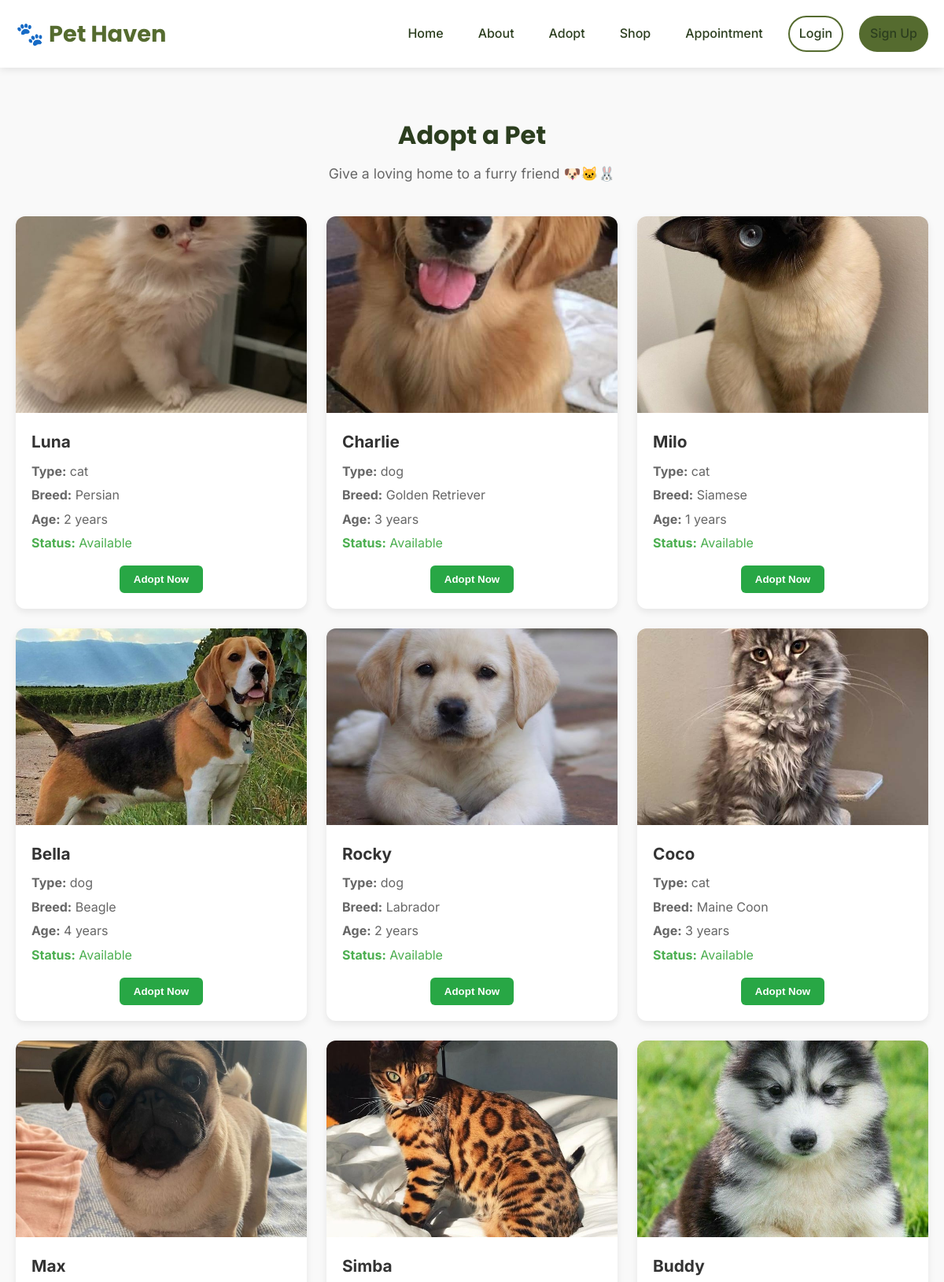
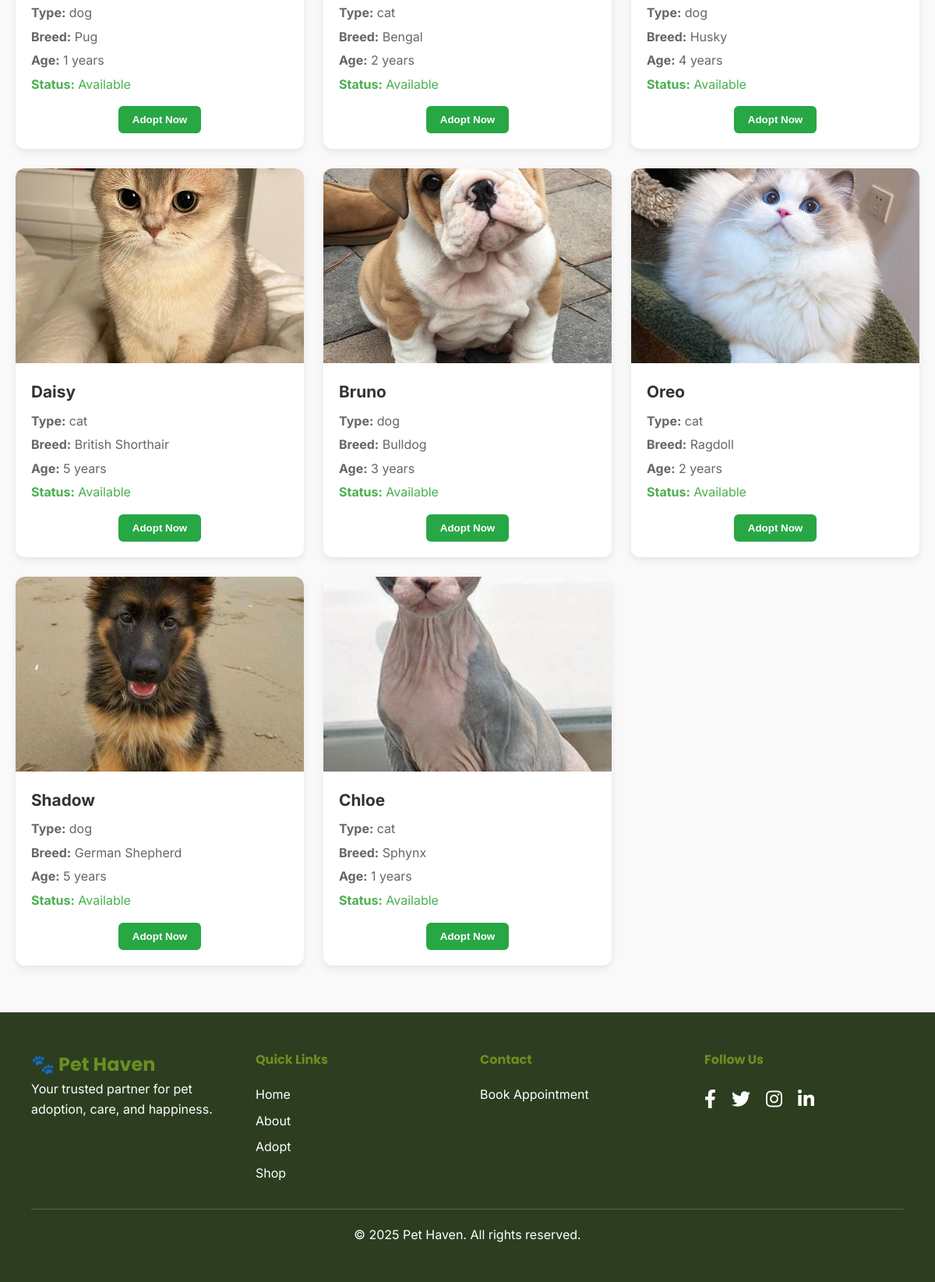
Screenshot of /adopt.php with the database file from the repository (2 pictures, top to bottom).
### tables this page shows
CREATE TABLE Pets (
    pet_id INT PRIMARY KEY,
    name VARCHAR(100) NOT NULL,
    type VARCHAR(50) NOT NULL,
    breed VARCHAR(100),
    age INT,
    images varchar(150)
);

### adopt.php (the view, shortened to what this page needs)
<?php
include 'includes/header.php';
require_once 'includes/db_connect.php';
try {
    $stmt = $pdo->query("SELECT * FROM Pets ORDER BY pet_id ASC");
    $pets = $stmt->fetchAll(PDO::FETCH_ASSOC);
} catch (PDOException $e) {
    die("Error fetching pets: " . $e->getMessage());
}
?>
<section class="adopt-section" style="padding: 60px 0; background-color: #f9f9f9;">
    <div class="container" style="max-width: 1200px; margin: 0 auto;">
        <div class="section-title" style="text-align: center; margin-bottom: 40px;">
            <h2 style="font-size: 2rem; margin-bottom: 10px;">Adopt a Pet</h2>
            <p style="color: #666;">Give a loving home to a furry friend 🐶🐱🐰</p>
        </div>
        <?php if (empty($pets)): ?>
            <p style="text-align: center; color: #777;">No pets available for adoption right now.</p>
        <?php else: ?>
            <div class="pet-grid" style="display: grid; grid-template-columns: repeat(auto-fill, minmax(280px, 1fr)); gap: 25px;">
                <?php foreach ($pets as $pet): ?>
                    <div class="pet-card" style="background: #fff; border-radius: 12px; box-shadow: 0 4px 10px rgba(0,0,0,0.08); overflow: hidden; transition: transform 0.2s;">
                        <div style="height: 250px; background: #f0f0f0; display: flex; justify-content: center; align-items: center;">
                            <?php if (!empty($pet['images'])): ?>
                                <img src="assets/images/pets/<?php echo htmlspecialchars($pet['images']); ?>" alt="<?php echo htmlspecialchars($pet['name']); ?>" style="width: 100%; height: 100%; object-fit: cover;">
                            <?php else: ?>
                                <img src="assets/images/pets/no-image.jpg" alt="No Image" style="width: 100%; height: 100%; object-fit: cover;">
                            <?php endif; ?>
                        </div>
                        <div style="padding: 20px;">
                            <h3 style="font-size: 1.3rem; margin-bottom: 8px; color: #333;"><?php echo htmlspecialchars($pet['name']); ?></h3>
                            <p style="margin-bottom: 5px; color: #666;"><strong>Type:</strong> <?php echo htmlspecialchars($pet['type']); ?></p>
                            <p style="margin-bottom: 5px; color: #666;"><strong>Breed:</strong> <?php echo htmlspecialchars($pet['breed']); ?></p>
                            <p style="margin-bottom: 5px; color: #666;"><strong>Age:</strong> <?php echo htmlspecialchars($pet['age']); ?> years</p>
                            <p style="margin-bottom: 15px; color: #4CAF50;"><strong>Status:</strong> Available</p>
                            <form method="post" action="adopt_request.php" style="text-align: center;">
                                <button type="submit" name="adopt"
                                    style="background: var(--accent-green); color: var(--white); border: none; padding: 10px 18px; border-radius: 6px; cursor: pointer; font-weight: 600;">
                                    Adopt Now
                                </button>
                            </form>
                        </div>
                    </div>
                <?php endforeach; ?>
            </div>
        <?php endif; ?>
    </div>
</section>
<?php include 'includes/footer.php'; ?>

### Includes/header.php (shortened to what this page needs)
<!DOCTYPE html>
<html lang="en">
<head>
    <link rel="stylesheet" href="https://cdnjs.cloudflare.com/ajax/libs/font-awesome/6.0.0-beta3/css/all.min.css">
    <link rel="stylesheet" href="assets/css/style.css" />
</head>
<body>
    <header class="navbar">
        <div class="container">
            <div class="logo">
                <a href="index.php">🐾 Pet Haven</a>
            </div>
            <nav class="nav-menu">
                <a href="index.php">Home</a>
                <a href="about.php">About</a>
                <a href="adopt.php">Adopt</a>
                <a href="shop.php">Shop</a>
                <a href="appoitment.php">Appointment</a>
                <?php if(isset($_SESSION['user'])): ?>
                    <a href="dashboard.php">Dashboard</a>
                    <span class="user-greeting">Hi, <?php echo htmlspecialchars($_SESSION['user']['name']); ?>!</span>
                    <a href="logout.php" class="btn btn-outline">Logout</a>
                <?php else: ?>
                    <a href="login_redirect.php" class="btn btn-outline">Login</a>
                    <a href="signup_redirect.php" class="btn btn-secondary">Sign Up</a>
                <?php endif; ?>
            </nav>
        </div>
    </header>
    <main>

### Includes/footer.php (shortened to what this page needs)
    </main>
    <footer>
        <div class="container">
            <div class="footer-content">
                <div class="footer-section">
                    <div class="footer-logo">
                        <a href="index.php">🐾 Pet Haven</a>
                    </div>
                    <p>Your trusted partner for pet adoption, care, and happiness.</p>
                </div>
                <div class="footer-section">
                    <h4>Quick Links</h4>
                    <div class="footer-links">
                        <a href="index.php">Home</a>
                        <a href="about.php">About</a>
                        <a href="adopt.php">Adopt</a>
                        <a href="shop.php">Shop</a>
                    </div>
                </div>
                <div class="footer-section">
                    <h4>Contact</h4>
                    <div class="footer-links">
                        <a href="appointment.php">Book Appointment</a>
                    </div>
                </div>
                <div class="footer-section">
                    <h4>Follow Us</h4>
                    <div class="social-icons">
                        <a href="#" aria-label="Facebook"><i class="fab fa-facebook-f"></i></a>
                        <a href="#" aria-label="Twitter"><i class="fab fa-twitter"></i></a>
                        <a href="#" aria-label="Instagram"><i class="fab fa-instagram"></i></a>
                        <a href="#" aria-label="LinkedIn"><i class="fab fa-linkedin-in"></i></a>
                    </div>
                </div>
            </div>
            <div class="footer-bottom">
                <p>&copy; <?php echo date('Y'); ?> Pet Haven. All rights reserved.</p>
            </div>
        </div>
    </footer>
</body>
</html>

### assets/css/style.css (style rules this page uses)
:root { --primary-green: #556b2f; --secondary-green: #6b8e23; --accent-green: #28A745; --accent-red: #DC3545; --dark-text: #2c3e1f; --medium-text: #5f7040; --light-text: #8a9770; --white: #ffffff; --grey-100: #f6f8f1; --grey-200: #e8ebe3; --grey-300: #d4d8ce; --font-body: 'Inter', sans-serif; --font-heading: 'Poppins', sans-serif; --spacing-xs: 8px; --spacing-sm: 12px; --spacing-md: 20px; --spacing-lg: 32px; --spacing-xl: 48px; --spacing-xxl: 64px; }
* { margin: 0; padding: 0; box-sizing: border-box; }
body { font-family: var(--font-body); background-color: #f3f5ed; color: var(--dark-text); line-height: 1.6; overflow-x: hidden; }
.container { max-width: 1200px; margin: 0 auto; padding: 0 var(--spacing-md); }
.navbar { background-color: var(--white); box-shadow: 0 2px 10px rgba(0, 0, 0, 0.1); position: sticky; top: 0; z-index: 1000; animation: slideDown 0.5s ease-out; }
.navbar .container { display: flex; justify-content: space-between; align-items: center; padding: var(--spacing-md); }
.logo a { font-family: var(--font-heading); font-size: 1.8rem; font-weight: 700; color: var(--primary-green); text-decoration: none; transition: transform 0.3s ease; }
.nav-menu { display: flex; gap: var(--spacing-md); align-items: center; }
.nav-menu a { text-decoration: none; color: var(--dark-text); font-weight: 500; position: relative; padding: 8px 12px; transition: color 0.3s ease; }
.nav-menu a::after { content: ''; position: absolute; bottom: 0; left: 50%; width: 0; height: 2px; background-color: var(--primary-green); transition: width 0.3s ease, left 0.3s ease; }
.btn { padding: 10px 20px; border-radius: 25px; text-decoration: none; font-weight: 600; transition: all 0.3s ease; cursor: pointer; border: none; }
.btn-outline { background-color: transparent; color: var(--primary-green); border: 2px solid var(--primary-green); }
.btn-secondary { background-color: var(--primary-green); color: var(--white); border: 2px solid var(--primary-green); }
.section-title { text-align: center; margin-bottom: var(--spacing-xl); }
.section-title h2 { font-family: var(--font-heading); font-size: 2.5rem; color: var(--dark-text); margin-bottom: var(--spacing-sm); }
.section-title p { font-size: 1.1rem; color: var(--medium-text); }
footer { background-color: var(--dark-text); color: var(--white); padding: var(--spacing-xl) var(--spacing-md); }
.footer-content { display: grid; grid-template-columns: repeat(auto-fit, minmax(200px, 1fr)); gap: var(--spacing-lg); margin-bottom: var(--spacing-lg); }
.footer-section h4 { font-family: var(--font-heading); margin-bottom: var(--spacing-md); color: var(--secondary-green); }
.footer-links { display: flex; flex-direction: column; gap: var(--spacing-xs); }
.footer-links a { color: var(--white); text-decoration: none; transition: color 0.3s ease; }
.footer-logo a { font-family: var(--font-heading); font-size: 1.5rem; font-weight: 700; color: var(--secondary-green); text-decoration: none; }
.social-icons { display: flex; gap: var(--spacing-md); }
.social-icons a { color: var(--white); font-size: 1.5rem; transition: all 0.3s ease; }
.footer-bottom { text-align: center; padding-top: var(--spacing-md); border-top: 1px solid rgba(255, 255, 255, 0.2); }

### rows the page displays
pets: images (picture), name "Luna", type "cat", breed "Persian", age "2"
pets: images (picture), name "Charlie", type "dog", breed "Golden Retriever", age "3"
pets: images (picture), name "Milo", type "cat", breed "Siamese", age "1"
pets: images (picture), name "Bella", type "dog", breed "Beagle", age "4"
pets: images (picture), name "Rocky", type "dog", breed "Labrador", age "2"
pets: images (picture), name "Coco", type "cat", breed "Maine Coon", age "3"
pets: images (picture), name "Max", type "dog", breed "Pug", age "1"
pets: images (picture), name "Simba", type "cat", breed "Bengal", age "2"
pets: images (picture), name "Buddy", type "dog", breed "Husky", age "4"
pets: images (picture), name "Daisy", type "cat", breed "British Shorthair", age "5"
pets: images (picture), name "Bruno", type "dog", breed "Bulldog", age "3"
pets: images (picture), name "Oreo", type "cat", breed "Ragdoll", age "2"
pets: images (picture), name "Shadow", type "dog", breed "German Shepherd", age "5"
pets: images (picture), name "Chloe", type "cat", breed "Sphynx", age "1"
